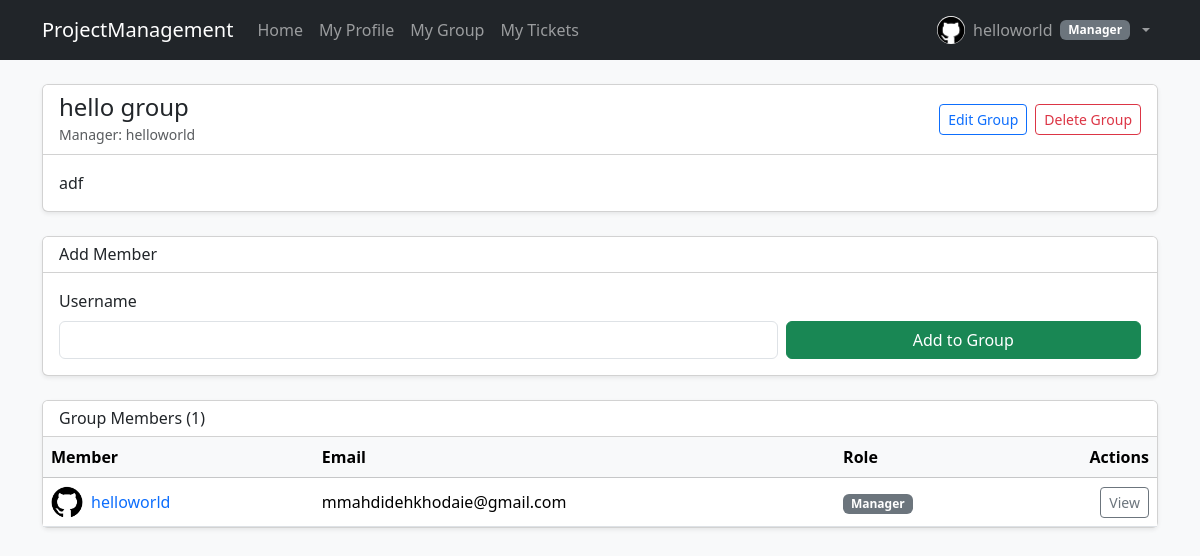
The page /account/group/ (signed in) on the database its author committed.
### account/models.py (models this page shows, shortened)
class Profile(models.Model):
    class Role(models.TextChoices):
        NONE = 'none', 'None'
        ADMIN = 'admin', 'Admin'
        MEMBER = 'member', 'Member'
        MANAGER = 'manager', 'Manager'
    user = models.OneToOneField(
        settings.AUTH_USER_MODEL,
        on_delete=models.CASCADE,
        related_name='profile',
    )
    group = models.ForeignKey(
        WorkGroup,
        on_delete=models.SET_NULL,
        null=True,
        blank=True,
        related_name='members',
    )
    role = models.CharField(
        max_length=20,
        choices=Role.choices,
        default=Role.NONE,
    )
    profile_picture = models.ImageField(
        upload_to=profile_picture_upload_path,
        blank=True,
        null=True,
        validators=[validate_profile_picture],
    )
    bio = models.TextField(max_length=500, blank=True)
    created_at = models.DateTimeField(auto_now_add=True)
    updated_at = models.DateTimeField(auto_now=True)
    class Meta:
        ordering = ['user__username']
    @property
    def get_profile_picture_url(self) -> str:
        if self.profile_picture and hasattr(self.profile_picture, 'url'):
            return self.profile_picture.url
        return static('account/img/default-avatar.svg')

class WorkGroup(models.Model):
    name = models.CharField(max_length=150, unique=True)
    description = models.TextField(blank=True)
    owner = models.OneToOneField(
        settings.AUTH_USER_MODEL,
        on_delete=models.CASCADE,
        related_name='owned_group',
    )
    created_at = models.DateTimeField(auto_now_add=True)
    updated_at = models.DateTimeField(auto_now=True)
    class Meta:
        ordering = ['name']

### account/views.py (the view)
# urls.py: path('group/', WorkGroupDetailView.as_view(), name='group_detail'),
class WorkGroupDetailView(GroupMemberRequiredMixin, DetailView):
    model = WorkGroup
    template_name = 'account/group_detail.html'
    context_object_name = 'group'
    def get_object(self, queryset=None) -> WorkGroup:
        return self.get_user_group()
    def get_context_data(self, **kwargs):
        context = super().get_context_data(**kwargs)
        profile = self.get_user_profile()
        is_manager = (
            self.object.owner_id == self.request.user.id
            and profile.role in (Profile.Role.MANAGER, Profile.Role.ADMIN)
        )
        context['is_manager'] = is_manager
        context['members'] = (
            Profile.objects.select_related('user')
            .filter(group=self.object)
            .order_by('user__username')
        )
        if is_manager:
            context['add_member_form'] = AddGroupMemberForm()
        return context

### account/forms.py (shortened to what this page needs)
class AddGroupMemberForm(BootstrapFormMixin, forms.Form):
    username = forms.CharField(
        max_length=150,
        label='Username',
        help_text='Enter the exact username of a user who does not belong to any group.',
    )
    def __init__(self, *args, **kwargs):
        super().__init__(*args, **kwargs)
        self._apply_bootstrap_classes()

### account/forms.py (called while the page is built)
    def _apply_bootstrap_classes(self) -> None:
        for field in self.fields.values():
            widget = field.widget
            if isinstance(widget, forms.CheckboxInput):
                widget.attrs.setdefault('class', 'form-check-input')
            elif isinstance(widget, forms.Select):
                widget.attrs.setdefault('class', 'form-select')
            else:
                widget.attrs.setdefault('class', 'form-control')

### account/mixins.py (called while the page is built)
    def get_user_profile(self) -> Profile:
        profile, _ = Profile.objects.select_related('group', 'user').get_or_create(
            user=self.request.user
        )
        return profile

    def get_user_group(self) -> WorkGroup:
        profile = self.get_user_profile()
        if profile.group is None:
            raise PermissionDenied('You do not belong to any group.')
        return profile.group

### account/templates/account/group_detail.html (shortened to what this page needs)
{% extends "base.html" %}
{% block content %}
<div class="card shadow-sm mb-4">
    <div class="card-header bg-white d-flex justify-content-between align-items-center">
        <div>
            <h4 class="mb-0">{{ group.name }}</h4>
            <small class="text-muted">Manager: {{ group.owner.username }}</small>
        </div>
        <div class="d-flex gap-2">
            {% if is_manager %}
                <a href="{% url 'group_edit' %}" class="btn btn-outline-primary btn-sm">Edit Group</a>
                <a href="{% url 'group_delete' %}" class="btn btn-outline-danger btn-sm">Delete Group</a>
            {% else %}
                <form method="post" action="{% url 'group_leave' %}">
                    {% csrf_token %}
                    <button type="submit" class="btn btn-outline-danger btn-sm">Leave Group</button>
                </form>
            {% endif %}
        </div>
    </div>
    <div class="card-body">
        <p class="mb-0">{{ group.description|default:"No description provided for this group." }}</p>
    </div>
</div>
{% if is_manager %}
    <div class="card shadow-sm mb-4">
        <div class="card-header bg-white">
            <h6 class="mb-0">Add Member</h6>
        </div>
        <div class="card-body">
            <form method="post" action="{% url 'group_add_member' %}" class="row g-2 align-items-end">
                <div class="col-md-8">
                    <label for="{{ add_member_form.username.id_for_label }}" class="form-label">
                        {{ add_member_form.username.label }}
                    </label>
                    {{ add_member_form.username }}
                </div>
                <div class="col-md-4">
                    <button type="submit" class="btn btn-success w-100">Add to Group</button>
                </div>
            </form>
        </div>
    </div>
{% endif %}
<div class="card shadow-sm">
    <div class="card-header bg-white">
        <h6 class="mb-0">Group Members ({{ members|length }})</h6>
    </div>
    <div class="table-responsive">
        <table class="table table-hover align-middle mb-0">
            <thead class="table-light">
                <tr>
                    <th>Member</th>
                    <th>Email</th>
                    <th>Role</th>
                    <th class="text-end">Actions</th>
                </tr>
            </thead>
            <tbody>
                {% for member_profile in members %}
                    <tr>
                        <td>
                            <div class="d-flex align-items-center gap-2">
                                <img src="{{ member_profile.get_profile_picture_url }}" alt="Avatar"
                                     class="rounded-circle object-fit-cover" width="32" height="32">
                                <a href="{% url 'user_profile_detail' member_profile.user.id %}" class="text-decoration-none">
                                    {{ member_profile.user.username }}
                                </a>
                            </div>
                        </td>
                        <td>{{ member_profile.user.email|default:"—" }}</td>
                        <td><span class="badge bg-secondary">{{ member_profile.get_role_display }}</span></td>
                        <td class="text-end">
                            {% if is_manager and member_profile.user.id != group.owner.id %}
                                <form method="post"
                                      action="{% url 'group_transfer_ownership' member_profile.user.id %}"
                                      class="d-inline">
                                    {% csrf_token %}
                                    <button type="submit" class="btn btn-outline-warning btn-sm">
                                        Make Manager
                                    </button>
                                </form>
                                <form method="post"
                                      action="{% url 'group_remove_member' member_profile.user.id %}"
                                      class="d-inline">
                                    {% csrf_token %}
                                    <button type="submit" class="btn btn-outline-danger btn-sm">
                                        Remove
                                    </button>
                                </form>
                            {% else %}
                                <a href="{% url 'user_profile_detail' member_profile.user.id %}"
                                   class="btn btn-outline-secondary btn-sm">View</a>
                            {% endif %}
                        </td>
                    </tr>
                {% endfor %}
            </tbody>
        </table>
    </div>
</div>
{% endblock content %}

### account/templates/base.html (shortened to what this page needs)
{% load static %}
<!DOCTYPE html>
<html lang="en">
<head>
    <link href="https://cdn.jsdelivr.net/npm/bootstrap@5.3.3/dist/css/bootstrap.min.css" rel="stylesheet">
</head>
<body class="bg-light">
<nav class="navbar navbar-expand-lg navbar-dark bg-dark mb-4">
    <div class="container">
        <a class="navbar-brand" href="{% url 'home' %}">ProjectManagement</a>
        <div class="collapse navbar-collapse" id="mainNavbar">
            <ul class="navbar-nav me-auto mb-2 mb-lg-0">
                <li class="nav-item">
                    <a class="nav-link" href="{% url 'home' %}">Home</a>
                </li>
                {% if user.is_authenticated %}
                <li class="nav-item">
                    <a class="nav-link" href="{% url 'my_profile' %}">My Profile</a>
                </li>
                {% if user.profile.group %}
                    <li class="nav-item">
                        <a class="nav-link" href="{% url 'group_detail' %}">My Group</a>
                    </li>
                {% else %}
                    <li class="nav-item">
                        <a class="nav-link" href="{% url 'group_create' %}">Create Group</a>
                    </li>
                {% endif %}
                <li class="nav-item">
                    <a class="nav-link" href="{% url 'ticket:ticket_list' %}">My Tickets</a>
                </li>
            {% endif %}
            </ul>
            {% if user.is_authenticated %}
                <ul class="navbar-nav">
                    <li class="nav-item dropdown">
                        <a class="nav-link dropdown-toggle d-flex align-items-center gap-2" href="#" role="button"
                           data-bs-toggle="dropdown" aria-expanded="false">
                            <img src="{{ user.profile.get_profile_picture_url }}" alt="Avatar"
                                 class="rounded-circle object-fit-cover" width="28" height="28">
                            <span>{{ user.username }}</span>
                            <span class="badge bg-secondary">{{ user.profile.get_role_display }}</span>
                        </a>
                    </li>
                </ul>
            {% else %}
                <div class="d-flex gap-2">
                    <a href="{% url 'login' %}" class="btn btn-outline-light btn-sm">Log In</a>
                    <a href="{% url 'signup' %}" class="btn btn-primary btn-sm">Sign Up</a>
                </div>
            {% endif %}
        </div>
    </div>
</nav>
<main class="container pb-5">
    {% block content %}{% endblock content %}
</main>
</body>
</html>

### rows shown on the page
WorkGroup: name "hello group", owner.username "helloworld", description "adf"
Profile: get_profile_picture_url (picture), user.username "helloworld", user.email "mmahdidehkhodaie@gmail.com", role "Manager", shows "View"

### other values the page prints
{{ user.username }} "helloworld"
{{ user.profile.get_role_display }} "Manager"
{{ add_member_form.username.label }} "Username"
{{ members|length }} "1"
